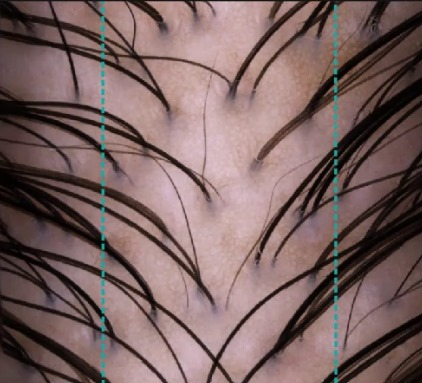
#> input picture Img1.jpg, 422 x 383 px, found by its file name
$ jupyter execute Hair_Root_Count.ipynb
#> lines starting #> are read from the running program, lines starting #| are printed output that depends on the picture; after the words box and inside, x2 and y2 are one past the last pixel; in counts of white or black regions, pixels touching at a corner belong together
[cell 1]
#importing necessary libraries
import cv2
import numpy as np
import matplotlib.pyplot as plt

[cell 2]
# Load the image
image = cv2.imread('img1.jpg')
#> image is the input picture: shape (383, 422, 3); mean B, G, R 97.6, 99.2, 122.9

# Display the original image
plt.imshow(cv2.cvtColor(image, cv2.COLOR_BGR2RGB))
plt.axis('off')
plt.show()

[cell 3]
# Define the coordinates of the top-left and bottom-right points of the ROI
roi_x1, roi_y1 = 100, 0  # Adjust these values to match your ROI
roi_x2, roi_y2 = 334, 430  # Adjust these values to match your ROI

# Creating a copy of the original image with the ROI rectangle drawn
roi_image = image.copy()
cv2.rectangle(roi_image, (roi_x1, roi_y1), (roi_x2, roi_y2), (0, 255, 0), 2)  # Draw a green rectangle
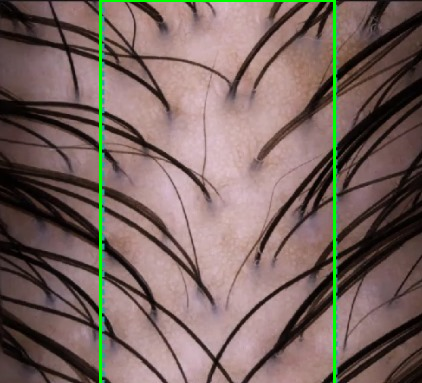
#> roi_image: shape (383, 422, 3); 1.71% of pixels changed, all inside (x1, y1, x2, y2) = (99, 0, 336, 383)
plt.imshow(cv2.cvtColor(roi_image, cv2.COLOR_BGR2RGB))
plt.axis('off')
plt.show()

[cell 4]
# Crop the ROI from the original image
roi = image[roi_y1:roi_y2, roi_x1:roi_x2]

# Display the cropped ROI
plt.imshow(cv2.cvtColor(roi, cv2.COLOR_BGR2RGB))
plt.axis('off')
plt.show()

[cell 5]
# Convert the ROI to grayscale
roi_gray = cv2.cvtColor(roi, cv2.COLOR_BGR2GRAY)
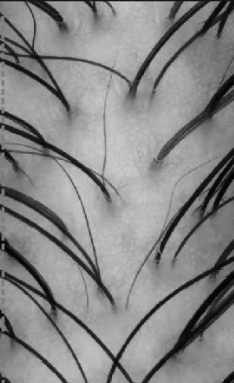
#> roi_gray: shape (383, 234); min 0, max 204, mean 135.3

# Apply thresholding
_, thresholded_roi = cv2.threshold(roi_gray, 120, 255, cv2.THRESH_BINARY)
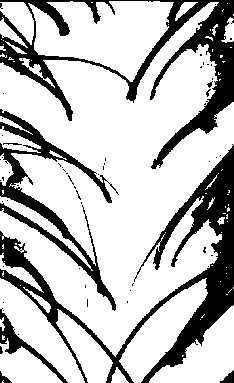
#> thresholded_roi: shape (383, 234); 74.8% white; 61 black regions (53 under 20 px)

# Find contours in the thresholded image
contours, _ = cv2.findContours(thresholded_roi, cv2.RETR_EXTERNAL, cv2.CHAIN_APPROX_SIMPLE)
#> contours = 79 contours, 56 with area under 20; largest, box (x1, y1, x2, y2) and area: (0, 2, 234, 357) 41172, (28, 1, 174, 82) 6988, (119, 278, 208, 383) 3378, (0, 278, 85, 383) 3044, (149, 305, 234, 383) 2974

# Draw contours on the ROI
roi_with_contours = roi.copy()
cv2.drawContours(roi_with_contours, contours, -1, (0, 0, 255), 2)  # Draw red contours
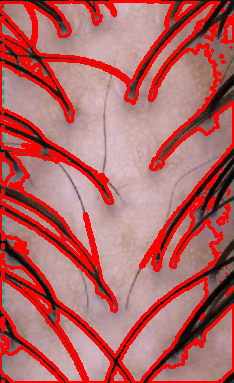
#> roi_with_contours: shape (383, 234, 3); mean B, G, R 100.1, 101, 181.3
plt.imshow(cv2.cvtColor(roi_with_contours, cv2.COLOR_BGR2RGB))
plt.axis('off')
plt.show()

# Count the number of hair roots (contours)
num_hair_roots = len(contours)
#> num_hair_roots = 79
print(f"Number of hair roots in the ROI: {num_hair_roots}")
#| Number of hair roots in the ROI: 79

[cell 6]
# Draw bounding boxes around each hair root in the ROI
roi_with_boxes = roi.copy()

for contour in contours:
    x, y, w, h = cv2.boundingRect(contour)
    cv2.rectangle(roi_with_boxes, (x, y), (x + w, y + h), (0, 0, 250), 2)  # Draw red bounding boxes
#> this loop made 79 passes
#> (x, y, w, h) on passes 1, 2, 4, 5, 6, 7, 9, 10, 14, 15, 16, 17: (2, 380, 2, 3), (111, 367, 18, 16), (0, 338, 63, 45), (2, 335, 3, 5), (200, 319, 1, 1), (0, 317, 5, 14), (56, 309, 57, 74), (149, 305, 85, 78), (23, 287, 28, 26), (20, 285, 1, 1), (220, 281, 1, 1), (119, 278, 89, 105)
#> (contour, x, y, w, h) on passes 3, 8, 11, 12, 13, 22: ([[182, 355], [182, 356], [183, 355]], 182, 355, 2, 2), ([[204, 314], [201, 317], [202, 317], [202, 316]], 201, 314, 4, 4), ([[226, 294], [227, 294]], 226, 294, 2, 1), ([[231, 289], [228, 292]], 228, 289, 4, 4), ([[233, 287], [233, 288]], 233, 287, 1, 2), ([[211, 265], [212, 265]], 211, 265, 2, 1)
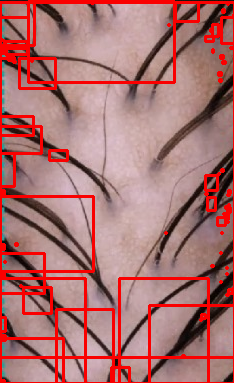
#> roi_with_boxes: shape (383, 234, 3); mean B, G, R 111.9, 113.1, 170.5

# Display the ROI with bounding boxes
plt.imshow(cv2.cvtColor(roi_with_boxes, cv2.COLOR_BGR2RGB))
plt.axis('off')
plt.show()

# Count the number of hair roots (contours)
num_hair_roots = len(contours)
print(f"Number of hair roots in the ROI: {num_hair_roots}")
#| Number of hair roots in the ROI: 79

# Task 2

[cell 7]
#importing necessary libraries
import cv2
import numpy as np
import matplotlib.pyplot as plt
import os

[cell 8]
# Load the image
image = cv2.imread('image1.jpg')
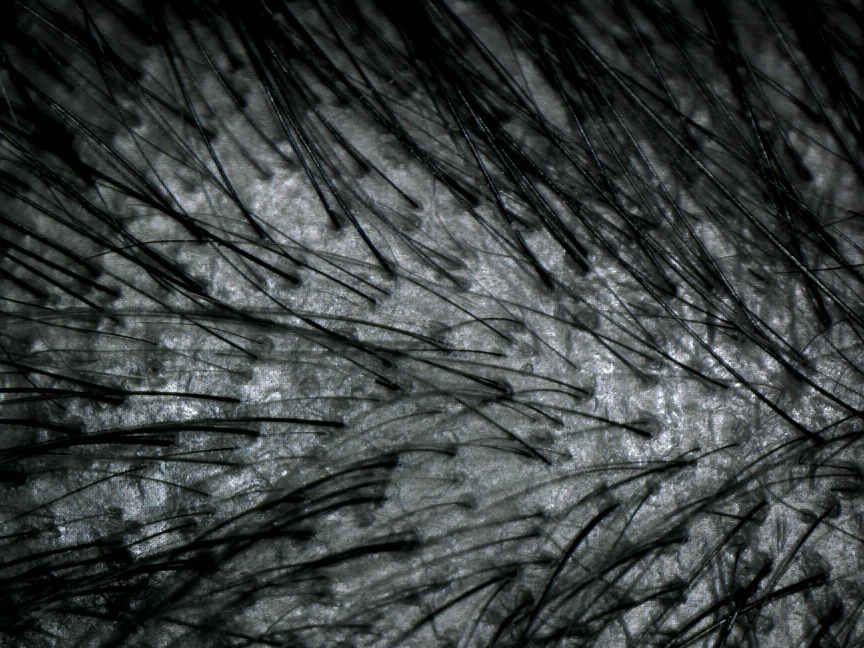
#> input picture image1.jpg, 2592 x 1944 px (shown at 1/3 size)
#> image is the input picture: shape (1944, 2592, 3); mean B, G, R 62.9, 63.2, 57.9

# Display the original image
plt.imshow(cv2.cvtColor(image, cv2.COLOR_BGR2RGB))
plt.axis('off')
plt.show()

[cell 9]
# Define the coordinates of the top-left and bottom-right points of the ROI
roi_x1, roi_y1 = 100, 100  # Adjust these values to match your ROI
roi_x2, roi_y2 = 2000, 2000  # Adjust these values to match your ROI

# Creating a copy of the original image with the ROI rectangle drawn
roi_image = image.copy()
cv2.rectangle(roi_image, (roi_x1, roi_y1), (roi_x2, roi_y2), (0, 255, 0), 2)  # Draw a green rectangle
#> roi_image: shape (1944, 2592, 3)
plt.imshow(cv2.cvtColor(roi_image, cv2.COLOR_BGR2RGB))
plt.axis('off')
plt.show()

[cell 10]
# Crop the ROI from the original image
roi = image[roi_y1:roi_y2, roi_x1:roi_x2]
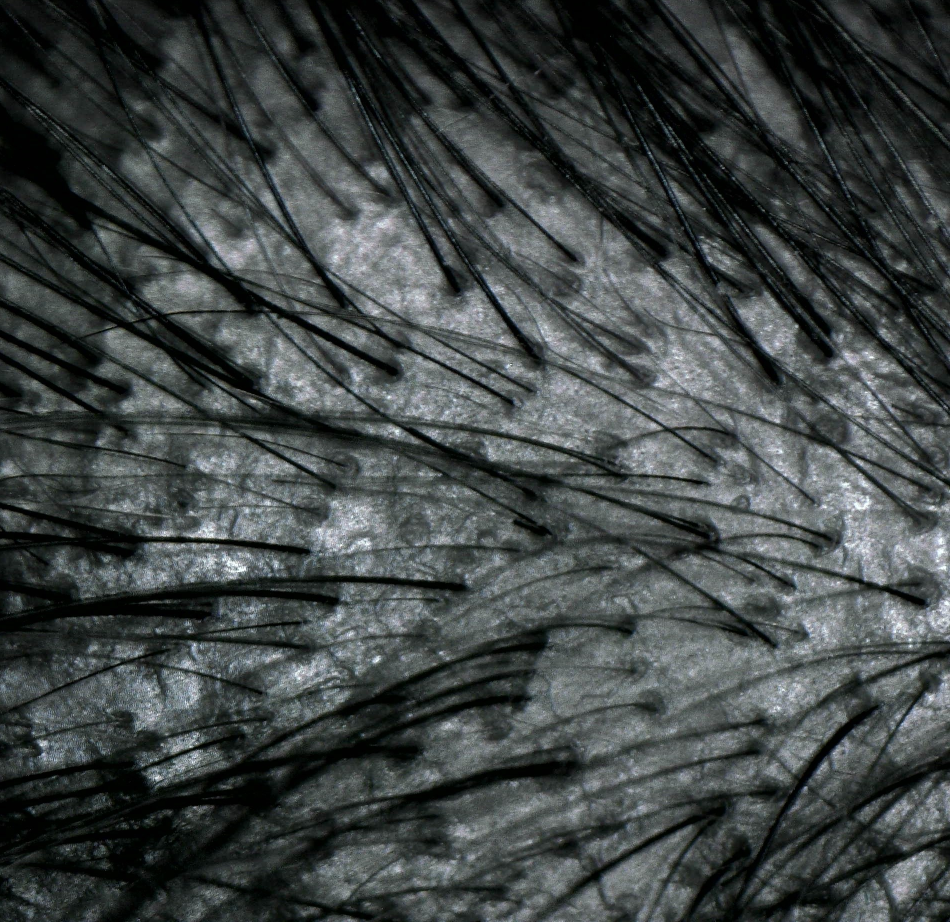
#> roi: shape (1844, 1900, 3) (shown at 1/2 size); mean B, G, R 69, 69.4, 63.5

# Display the cropped ROI
plt.imshow(cv2.cvtColor(roi, cv2.COLOR_BGR2RGB))
plt.axis('off')
plt.show()

[cell 11]
# Convert the ROI to grayscale
roi_gray = cv2.cvtColor(roi, cv2.COLOR_BGR2GRAY)
#> roi_gray: shape (1844, 1900)

# Apply thresholding
_, thresholded_roi = cv2.threshold(roi_gray, 120, 255, cv2.THRESH_BINARY)
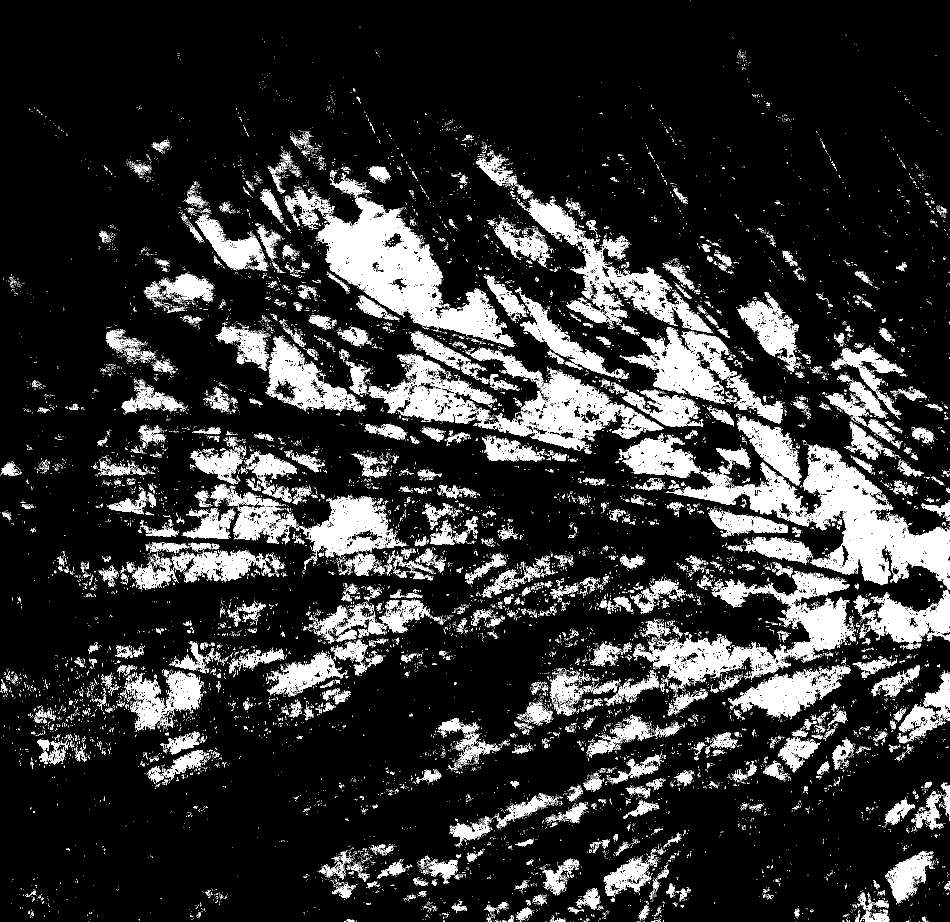
#> thresholded_roi: shape (1844, 1900) (shown at 1/2 size); 14.4% white; 28008 white regions (26921 under 20 px)

# Find contours in the thresholded image
contours, _ = cv2.findContours(thresholded_roi, cv2.RETR_EXTERNAL, cv2.CHAIN_APPROX_SIMPLE)
#> contours = 27624 contours, 27005 with area under 20; largest, box (x1, y1, x2, y2) and area: (631, 392, 1029, 694) 40734, (1606, 888, 1900, 1180) 34548, (943, 697, 1323, 902) 21609, (1054, 397, 1356, 652) 15258, (1249, 654, 1473, 808) 14102

# Draw contours on the ROI
roi_with_contours = roi.copy()
cv2.drawContours(roi_with_contours, contours, -1, (0, 0, 255), 2)  # Draw red contours
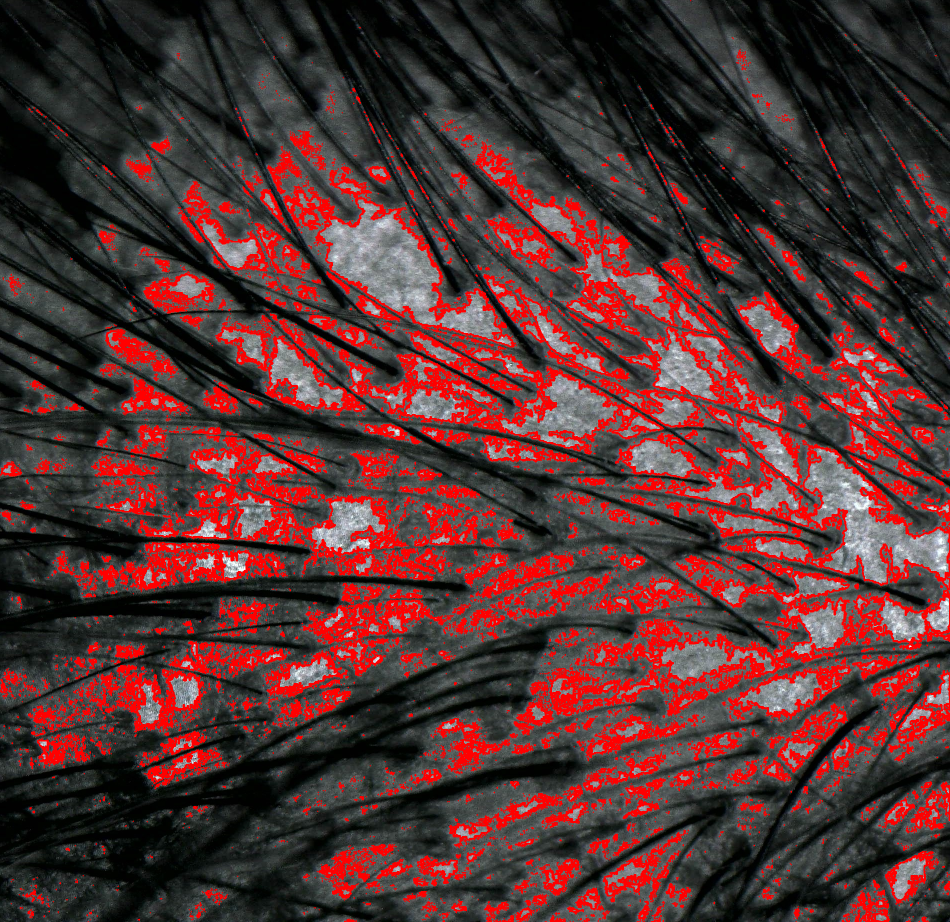
#> roi_with_contours: shape (1844, 1900, 3) (shown at 1/2 size); 15.98% of pixels changed, all inside (x1, y1, x2, y2) = (0, 0, 1900, 1844)
plt.imshow(cv2.cvtColor(roi_with_contours, cv2.COLOR_BGR2RGB))
plt.axis('off')
plt.show()

# Count the number of hair roots (contours)
num_hair_roots = len(contours)
#> num_hair_roots = 27624
print(f"Number of hair roots in the ROI: {num_hair_roots}")
#| Number of hair roots in the ROI: 27624

[cell 12]
# Draw bounding boxes around each hair root in the ROI
roi_with_boxes = roi.copy()

for contour in contours:
    x, y, w, h = cv2.boundingRect(contour)
    cv2.rectangle(roi_with_boxes, (x, y), (x + w, y + h), (0, 0, 255), 3)  # Draw red bounding boxes
#> this loop made 27624 passes
#> (x, y, w, h) on passes 1 to 3: (1856, 1843, 1, 1), (1848, 1843, 1, 1), (1846, 1843, 1, 1)
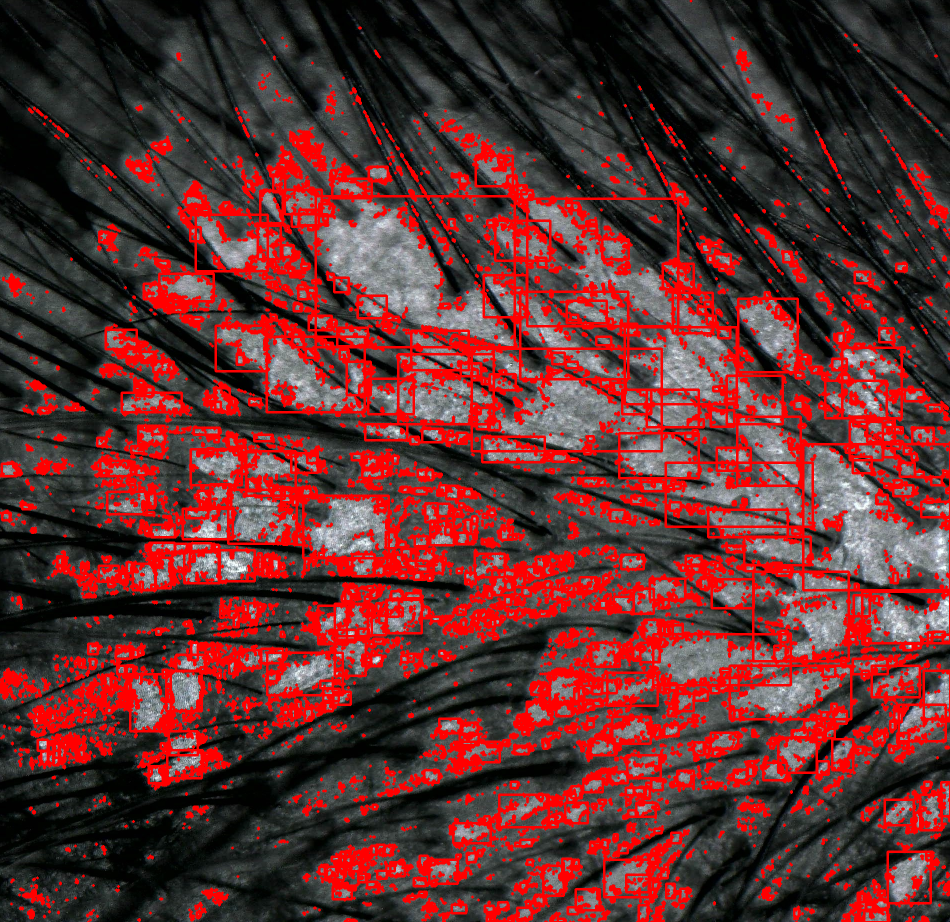
#> roi_with_boxes: shape (1844, 1900, 3) (shown at 1/2 size); mean B, G, R 47.4, 47.8, 98.9

# Display the ROI with bounding boxes
plt.imshow(cv2.cvtColor(roi_with_boxes, cv2.COLOR_BGR2RGB))
plt.axis('off')
plt.show()

# Count the number of hair roots (contours)
num_hair_roots = len(contours)
print(f"Number of hair roots in the ROI: {num_hair_roots}")
#| Number of hair roots in the ROI: 27624

[cell 13]
import cv2
import numpy as np
import matplotlib.pyplot as plt
import os

# Function to count hair roots in an image
def count_hair_roots(image_filename):
    # Load the image
#> called with image_filename = 'image1.jpg'
    image = cv2.imread(image_filename)

    # ... (the rest of your code for counting hair roots in a single image)

    # Count the number of hair roots (contours)
    num_hair_roots = len(contours)
#> num_hair_roots = 27624
    return num_hair_roots

# List of image filenames
image_filenames = ["image1.jpg", "image2.jpg", "image3.jpg", "image4.jpg", "image5.jpg"]

# Process each image and count hair roots
for image_filename in image_filenames:
    num_hair_roots = count_hair_roots(image_filename)
    print(f"Number of hair roots in {image_filename}: {num_hair_roots}")
#| Number of hair roots in image1.jpg: 27624
